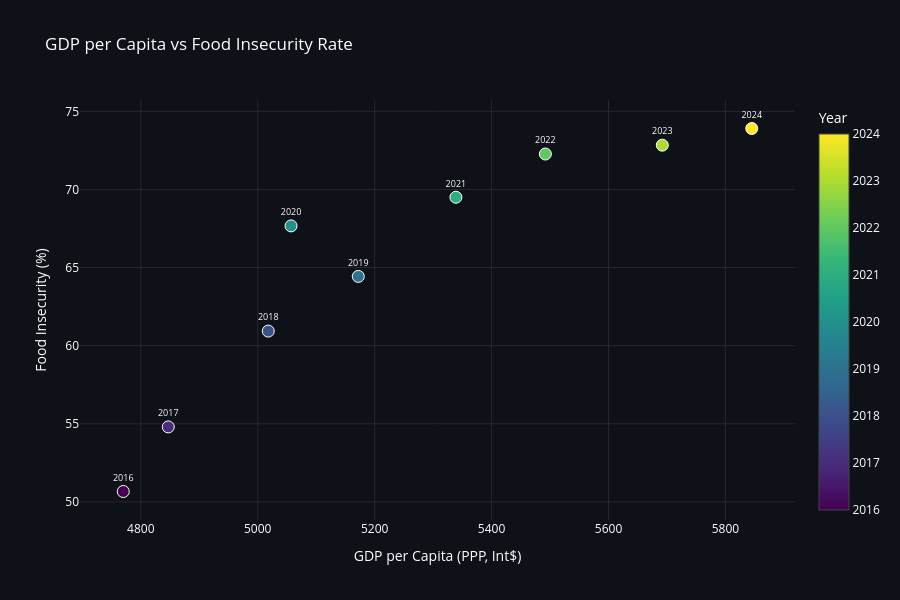

The cell this chart's notebook holds for it:
### Markdown cell above
### 5.2 Tab 1 - Correlation: GDP per Capita vs Food Insecurity

Each point is one year. If economic growth helped food security, higher GDP per capita would
be associated with *lower* food insecurity. The app shows this same scatter plot
(no trend line).

### Code cell
# Tab 1 - GDP vs Food Insecurity scatter (mirrors app: correlation_chart)
corr_df = analysis_df[["Year", "gdp_per_capita_ppp", "moderate_or_severe_food_insecurity_pct"]].dropna()

fig_corr = go.Figure()
fig_corr.add_trace(go.Scatter(
    x=corr_df["gdp_per_capita_ppp"],
    y=corr_df["moderate_or_severe_food_insecurity_pct"],
    mode="markers+text",
    marker=dict(
        size=12,
        color=corr_df["Year"],
        colorscale="Viridis",
        showscale=True,
        colorbar=dict(title="Year"),
        line=dict(width=1, color="white"),
    ),
    text=corr_df["Year"],
    textposition="top center",
    textfont=dict(color="white", size=9),
    hovertemplate="<b>Year %{text}</b><br>GDP per capita: $%{x:,.0f}<br>Food Insecurity: %{y:.1f}%<extra></extra>",
))
fig_corr.update_layout(
    title="GDP per Capita vs Food Insecurity Rate",
    xaxis_title="GDP per Capita (PPP, Int$)",
    yaxis_title="Food Insecurity (%)",
    plot_bgcolor="#0e1117", paper_bgcolor="#0e1117",
    font_color="white",
    xaxis=dict(gridcolor="#262730"), yaxis=dict(gridcolor="#262730"),
    height=600,
)
fig_corr.show()

### Figure 1 — Plotly figure (JSON) as saved in the notebook; plotly's stock layout.template omitted (floating-point values rounded to 4 significant figures)
{"data": [{"hovertemplate": "<b>Year %{text}</b><br>GDP per capita: $%{x:,.0f}<br>Food Insecurity: %{y:.1f}%<extra></extra>", "marker": {"color": [2016, 2017, 2018, 2019, 2020, 2021, 2022, 2023, 2024], "colorbar": {"title": {"text": "Year"}}, "colorscale": [[0.0, "#440154"], [0.1111, "#482878"], [0.2222, "#3e4989"], [0.3333, "#31688e"], [0.4444, "#26828e"], [0.5556, "#1f9e89"], [0.6667, "#35b779"], [0.7778, "#6ece58"], [0.8889, "#b5de2b"], [1.0, "#fde725"]], "line": {"color": "white", "width": 1}, "showscale": true, "size": 12}, "mode": "markers+text", "text": [2016.0, 2017.0, 2018.0, 2019.0, 2020.0, 2021.0, 2022.0, 2023.0, 2024.0], "textfont": {"color": "white", "size": 9}, "textposition": "top center", "type": "scatter", "x": [4770.0, 4847.0, 5018.0, 5172.0, 5057.0, 5339.0, 5492.0, 5692.0, 5845.0], "y": [50.67, 54.8, 60.93, 64.43, 67.67, 69.5, 72.27, 72.83, 73.9]}], "layout": {"font": {"color": "white"}, "height": 600, "paper_bgcolor": "#0e1117", "plot_bgcolor": "#0e1117", "title": {"text": "GDP per Capita vs Food Insecurity Rate"}, "xaxis": {"gridcolor": "#262730", "title": {"text": "GDP per Capita (PPP, Int$)"}}, "yaxis": {"gridcolor": "#262730", "title": {"text": "Food Insecurity (%)"}}}}
